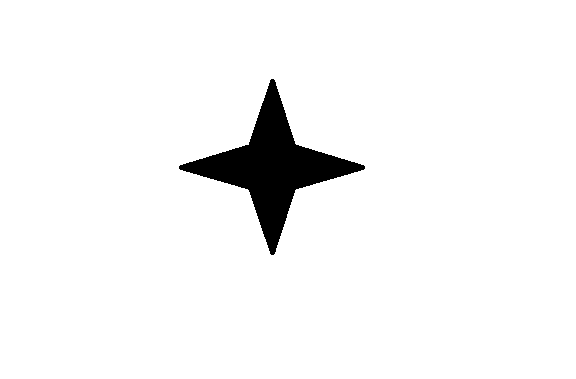
#> input picture Python_Study/OpenCV/image/bounding_rect.png, 576 x 379 px, found by its file name
$ jupyter execute 20_open_cv_Image_Contours_etc.ipynb
#> lines starting #> are read from the running program, lines starting #| are printed output that depends on the picture; after the words box and inside, x2 and y2 are one past the last pixel; in counts of white or black regions, pixels touching at a corner belong together; long printed decimals are rounded
[cell 1]
import cv2
import numpy as np
import matplotlib.pyplot as plt

# Contours More Function
## 1. Convexity Defects
    이전에 Convex Hull을 통해 Contour Points를 모두 포함하는 볼록체에 대해 살펴보았다. 그러면서 cv2.isContourConvex 함수를 통해 Contour에 볼록 결함(Convexity Defect)가 있는지 살펴보기도 하였다. 이번에는 단순히 해당 이미지가 볼록한지 아닌지를 판단하는 것 뿐만 아니라 볼록 결함이 있는, 즉 오목한 지점의 위치를 찾아보자.

    cv2.convexHull 함수를 통해 해당 Contours에서 볼록한 부분을 찾을 수 있다. 필요한 인자로는 points로 2차원 포인터들의 집합을 입력으로 받으며 cv2.findContours 함수로 찾은 Contour의 인자를 주로 사용한다. 여기서 볼록 결함이 있는 부분, Convexity Defects를 찾기 위해서 필요한 인자가 하나 더 있는데 그것이 returnPoints이다.

    returnPoints 인자는 boolean 데이터 형태로, default로 true가 설정되어 있어 반환할 때 convex hull points를 반환한다. 하지만 false로 설정되면 이 convex hull points들이 Contours에 위치해있는 인덱스를 반환한다.

## cv2.convexityDefects(contour, convexhull [, convexityDefects]) → convexityDefects
    convexHull의 returnPoints를 False로 지정하여 반환받은 해당 포인터들의 인덱스를 convexityDefects의 인자로 전달해주면 된다. cv2.convexityDefects함수는 Contour의 볼록 결함을 감지하기 위한 함수로 2가지를 인자로 전달받는다.
    1. contour : convexHull을 진행했던 Contours를 그대로 인자로 받는다.
    2. convexhull : 볼록체를 만든 Contour Points의 인덱스를 포함한 convexHull를 인자로 받는다.

    두 함수를 인자로 받고나면, convexityDefects는 Contour의 각 인덱스마다 다음 4가지를 계산하여 반환한다.
    1. start point : Convex Hull를 이루는 시작 인덱스
    2. end point : Convex Hull를 이루기 위해 그 다음으로 연결되는 점의 인덱스
    3. farthest point : start와 end를 연결한 직선과 가장 멀리 떨어져 있는 Contour 상의 인덱스
    4. approximate distance to farthest point : farthest point와 Convex Hull 사이의 거리

    위 값들을 이용하여 이미지에서 오목한 부분을 시각적으로 나타낼 수 있다.

[cell 2]
img = cv2.imread('bounding_rect.png')
#> img is the input picture: shape (379, 576, 3); 96% white; 1 black region, box (x1, y1, x2, y2) and area: (179, 79, 365, 255) 8814
img_gray = cv2.cvtColor(img, cv2.COLOR_BGR2GRAY)
#> img_gray: shape (379, 576); 96% white; 1 black region
res, thr = cv2.threshold(img_gray, 127, 255, cv2.THRESH_BINARY)
contours, hierarchy = cv2.findContours(thr, cv2.RETR_TREE, cv2.CHAIN_APPROX_SIMPLE)
#> contours = 2 contours; box (x1, y1, x2, y2) and area: (0, 0, 576, 379) 217350, (178, 78, 366, 256) 9088

cnt = contours[1]
#> cnt = contour of 343 points, box (x1, y1, x2, y2) (178, 78, 366, 256), area 9088
hull_points = cv2.convexHull(cnt)
#> hull_points = contour of 12 points, box (x1, y1, x2, y2) (178, 78, 366, 256), area 16932
hull_index = cv2.convexHull(cnt, returnPoints=False)
#> hull_index = [0, 1, 85, 86, 87, 88, 170, 171, 255, 256, 257, 258]
defects = cv2.convexityDefects(cnt, hull_index)
#> defects = [[258, 0, 299, 8236], [1, 85, 44, 8148], [88, 170, 127, 8241], [171, 255, 216, 8153]]

for i in range(defects.shape[0]):
    sp, ep, fp, dist = defects[i][0]
    start = tuple(cnt[sp][0])
    end = tuple(cnt[ep][0])
    far = tuple(cnt[fp][0])
    cv2.line(img, start, end, (0, 255, 0), 2)
    cv2.circle(img, far, 5, (0, 0, 255), -1)
#> this loop made 4 passes
#> (sp, ep, fp, dist, start, end, far) on passes 1 to 4: (258, 0, 299, 8236, (180, 164), (271, 78), (248, 144)), (1, 85, 44, 8148, (273, 78), (363, 164), (296, 144)), (88, 170, 127, 8241, (363, 170), (273, 255), (296, 189)), (171, 255, 216, 8153, (271, 255), (180, 170), (247, 189))
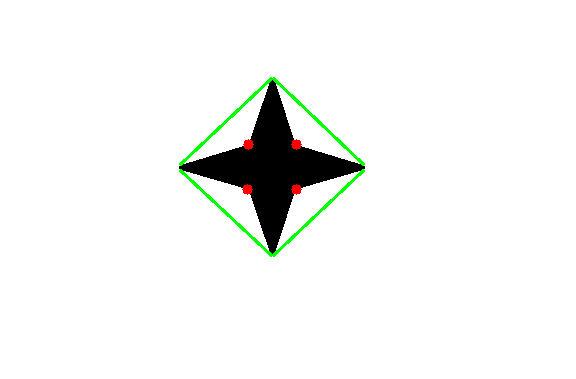
#> img: shape (379, 576, 3); 0.88% of pixels changed, all inside (x1, y1, x2, y2) = (179, 77, 365, 257)

cv2.imshow('image', img)
cv2.waitKey(0)
cv2.destroyAllWindows()

plt.imshow(img)
plt.title('Convexity Defect')
plt.axis('off')
plt.tight_layout()
plt.show()

## 2. Point Polygon Test
    이 함수는 이미지 안의 한 점과 Contour 사이의 가장 짧은 거리를 찾는 함수이다. 이미위의 한 점이 Contour 밖에 있으면 음수 값을, Contour 안에 있으면 양수 값을, Contour 위에 있으면 0을 반환한다.

## pointPolygonTest(contour, pt, measureDist) → retval
    이미지에서 해당 Point가 Contour의 어디에 위치해 있는지 확인하는 함수이다.
    1. contour : Contour Points들을 인자로 받는다.
    2. pt : Contour에 테스트할 Point를 인자로 받는다.
    3. measureDist : boolean 데이터 타입. 이 값이 True로 지정되면 앞서 입력받은 pt로부터 contour의 가장 가까운 경계선까지의 거리를 계산해주고, False로 지정되면 pt가 contour의 안에 위치해 있는지 아닌지만 판단하여 알려준다. (False로 지정되면 point가 contour 안에 있을 경우 1, 바깥에 위치해 있을 경우 -1, contour 경계선 위에 위치해 있으면 0을 반환한다. True로 지정되면 point가 안에 있을 경우 양수, 바깥에 있을 경우 음수, 경계선 위에 있을 경우 0을 반환한다.)

[cell 3]
img = cv2.imread('bounding_rect.png')
img_gray = cv2.cvtColor(img, cv2.COLOR_BGR2GRAY)
res, thr = cv2.threshold(img_gray, 127, 255, cv2.THRESH_BINARY)
contours, hierarchy = cv2.findContours(thr, cv2.RETR_TREE, cv2.CHAIN_APPROX_SIMPLE)

cnt = contours[1]
cv2.drawContours(img, [cnt], -1, (0, 255, 0), 2)

outside = (70, 70)
inside = (280, 180)

dist1 = cv2.pointPolygonTest(cnt, outside, True)
#> dist1 = -144.5
dist2 = cv2.pointPolygonTest(cnt, inside, True)
#> dist2 = 18.03

print('Contour에서 (%d, %d)까지 거리: %.3f' %(outside[0], outside[1], dist1))
#| Contour에서 (70, 70)까지 거리: -144.499
print('Contour에서 (%d, %d)까지 거리: %.3f' %(inside[0], inside[1], dist2))
#| Contour에서 (280, 180)까지 거리: 18.028

cv2.circle(img, outside, 3, (0, 0, 255), -1)
#> img: shape (379, 576, 3); mean B, G, R 243.2, 245.5, 243.2
cv2.circle(img, inside, 3, (255, 0, 255), -1)
#> img: shape (379, 576, 3); mean B, G, R 243.2, 245.5, 243.2

cv2.imshow('image', img)
cv2.waitKey(0)
cv2.destroyAllWindows()

plt.imshow(img)
plt.title('Convexity Defect')
plt.axis('off')
plt.tight_layout()
plt.show()

## 3. Match Shapes
    openCV에서는 2가지 객체나 Contour를 비교하여 닮은 정도를 미터법으로 계산하여 반환하는 함수 cv2.matchShapes()가 있다. 결과값이 낮으면 낮을 수록 두 객체 간 닮은 점이 많다는 뜻이다. 두 도형이 완전히 닮은 꼴이면 0을 반환한다. 이미지의 Hu Moment 값을 사용하여 계산하는데, 계산하는 방법은 method의 인자로 전달한다. (Hu Moment에 대해서 자세히 알고 싶으면 cv2.HuMoments() 혹은 위키피디아의 Image Moment 문서를 참고하면 된다.)

## cv2.matchShapes(contour1, contour2, method, parameter) → retval
    1. contour1 : Contour나 Grayscale 이미지를 인자로 받는다.
    2, contour2 : Contour나 Grayscale 이미지를 인자로 받는다.
    ★. method : 이미지나 Contour의 Hu Moment를 사용하여 계산한다.
        1. cv2.CONTOURS_MATCH_I1
        2. cv2.CONTOURS_MATCH_I2
        3. cv2.CONTOURS_MATCH_I3
        cv::ShapeMatchModes 참고
    4. parameter : 현재는 지원하지 않는 인자로 0.0 값을 입력한다.

[cell 4]
img = cv2.imread('bounding_rect.png')
img_gray = cv2.cvtColor(img, cv2.COLOR_BGR2GRAY)
res, thr = cv2.threshold(img_gray, 127, 255, cv2.THRESH_BINARY)
contours, hierarchy = cv2.findContours(thr, cv2.RETR_TREE, cv2.CHAIN_APPROX_SIMPLE)
cnt1 = contours[1]
#> cnt1 has the same summary as cnt
cv2.drawContours(img, [cnt1], -1, (255, 0, 0), 3)
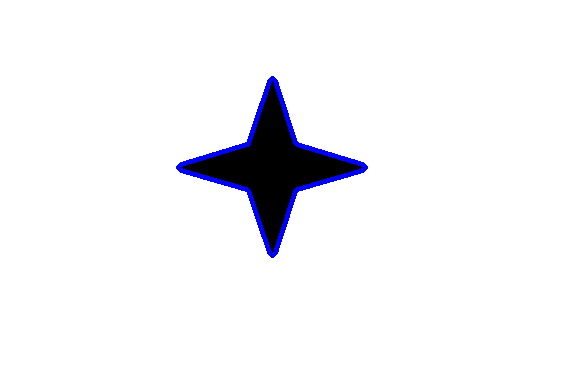
#> img: shape (379, 576, 3); mean B, G, R 246, 242.8, 242.8

img2 = cv2.imread('hangul.jpg')
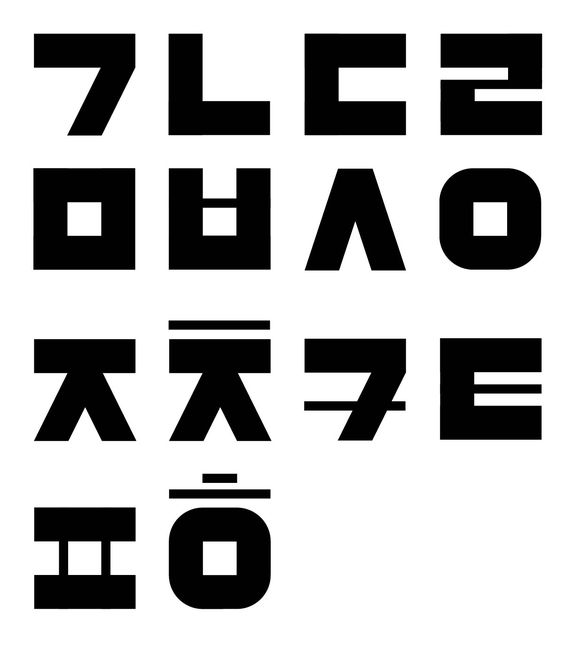
#> input picture Python_Study/OpenCV/image/hangul.jpg, 564 x 668 px, found by its file name
#> img2 is the input picture: shape (668, 564, 3); min 0, max 255, mean 182
img_gray2 = cv2.cvtColor(img2, cv2.COLOR_BGR2GRAY)
res, thr2 = cv2.threshold(img_gray2, 127, 255, cv2.THRESH_BINARY)
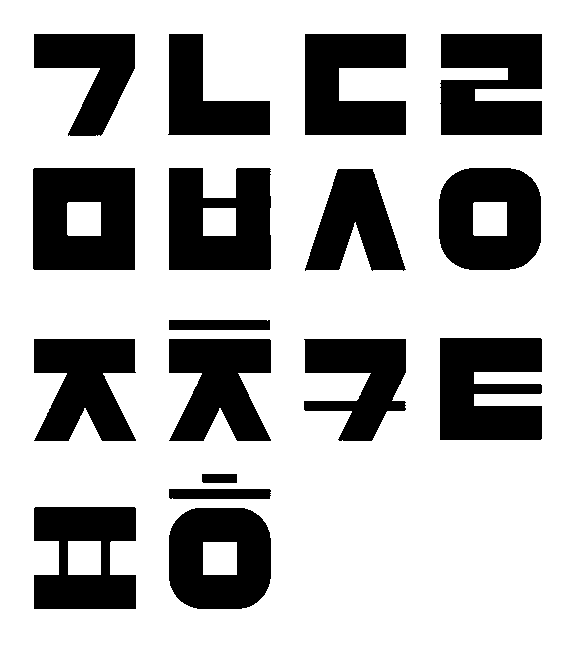
#> thr2: shape (668, 564); 71.2% white; 17 black regions
contours2, hierarchy = cv2.findContours(thr2, cv2.RETR_TREE, cv2.CHAIN_APPROX_SIMPLE)
#> contours2 = 23 contours; largest, box (x1, y1, x2, y2) and area: (0, 0, 564, 668) 375521, (32, 167, 136, 271) 10604, (168, 167, 272, 271) 9590, (438, 167, 542, 271) 9534, (168, 507, 272, 610) 9498

match_list1 = []
for i in range(len(contours2)):
    cnt2 = contours2[i]
    ret = cv2.matchShapes(cnt1, cnt2, cv2.CONTOURS_MATCH_I1, 0.0)
    match_list1.append(ret)
#> this loop made 23 passes
#> ret on passes 2, 4, 6, 7, 8, 9, 10, 11, 12, 13, 14, 15: 0.321, 0.203, 11.78, 1.06, 0.042, 0.145, 0.149, 0.123, 11.64, 0.176, 0.322, 0.295
#> (cnt2, ret) on passes 1, 3, 5, 17: ([[0, 0], [0, 667], [563, 667], [563, 0]], 0.332), ([[203, 542], [203, 574], [236, 574], [236, 542]], 0.352), ([[68, 541], [68, 574], [100, 574], [100, 541]], 0.352), ([[203, 208], [203, 235], [235, 235], [235, 208]], 0.332)
#> after the loop, match_list1 = [0.332, 0.321, 0.352, 0.203, 0.352, 11.78, 1.06, 0.042, 0.145, 0.149, 0.123, 11.64, 0.176, 0.322, 0.295, 0.221, 0.332, 0.295, 0.295, 0.112, 0.0466, 0.541, 0.21]

match_list2 = []
for i in range(len(contours2)):
    cnt2 = contours2[i]
    ret = cv2.matchShapes(cnt1, cnt2, cv2.CONTOURS_MATCH_I2, 0.0)
    match_list2.append(ret)
#> this loop made 23 passes
#> ret on passes 2, 4, 6, 7, 8, 9, 10, 11, 12, 13, 14, 15: 0.162, 0.676, 3.92, 2.64, 0.447, 0.725, 0.754, 0.318, 3.92, 0.827, 0.162, 0.146
#> (cnt2, ret) on passes 1, 3, 5, 17: ([[0, 0], [0, 667], [563, 667], [563, 0]], 0.673), ([[203, 542], [203, 574], [236, 574], [236, 542]], 1.1), ([[68, 541], [68, 574], [100, 574], [100, 541]], 1.1), ([[203, 208], [203, 235], [235, 235], [235, 208]], 0.675)
#> after the loop, match_list2 = [0.673, 0.162, 1.1, 0.676, 1.1, 3.92, 2.64, 0.447, 0.725, 0.754, 0.318, 3.92, 0.827, 0.162, 0.146, 0.166, 0.675, 0.145, 0.146, 0.229, 0.291, 1.99, 1.11]

match_list3 = []
for i in range(len(contours2)):
    cnt2 = contours2[i]
    ret = cv2.matchShapes(cnt1, cnt2, cv2.CONTOURS_MATCH_I3, 0.0)
    match_list3.append(ret)
#> this loop made 23 passes
#> ret on passes 2, 4, 6, 7, 8, 9, 10, 11, 12, 13, 14, 15: 0.255, 0.169, 0.936, 0.69, 0.123, 0.191, 0.199, 0.0754, 0.935, 0.216, 0.256, 0.23
#> (cnt2, ret) on passes 1, 3, 5, 17: ([[0, 0], [0, 667], [563, 667], [563, 0]], 0.22), ([[203, 542], [203, 574], [236, 574], [236, 542]], 0.263), ([[68, 541], [68, 574], [100, 574], [100, 541]], 0.263), ([[203, 208], [203, 235], [235, 235], [235, 208]], 0.22)
#> after the loop, match_list3 = [0.22, 0.255, 0.263, 0.169, 0.263, 0.936, 0.69, 0.123, 0.191, 0.199, 0.0754, 0.935, 0.216, 0.256, 0.23, 0.159, 0.22, 0.23, 0.23, 0.0663, 0.0778, 0.526, 0.296]

max_index = match_list1.index(max(match_list1))
#> max_index = 5
min_index1 = match_list1.index(min(match_list1))
#> min_index1 = 7
min_index2 = match_list2.index(min(match_list2))
#> min_index2 = 17
min_index3 = match_list3.index(min(match_list3))
#> min_index3 = 19
cv2.drawContours(img2, [contours2[max_index]], -1, (0, 255, 0), 3)    # 초록
cv2.drawContours(img2, [contours2[min_index1]], -1, (0, 0, 255), 3)   # 파랑
cv2.drawContours(img2, [contours2[min_index2]], -1, (255, 0, 255), 3) # 보라
cv2.drawContours(img2, [contours2[min_index3]], -1, (0, 255, 255), 3) # 청록
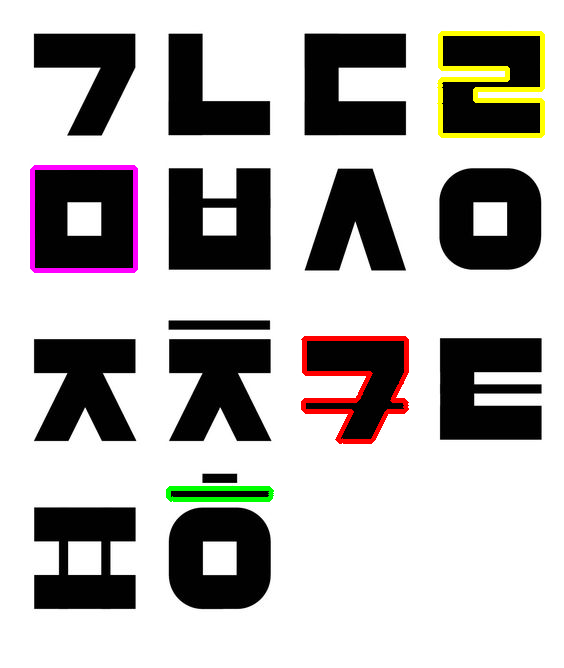
#> img2: shape (668, 564, 3); mean B, G, R 179.6, 181.2, 183.6

print("cv2.CONTOURS_MATCH_I1 사용 결과 :", min_index1, "번째 인덱스, ", min(match_list1))
#| cv2.CONTOURS_MATCH_I1 사용 결과 : 7 번째 인덱스,  0.04204
print("cv2.CONTOURS_MATCH_I2 사용 결과 :", min_index2, "번째 인덱스, ", min(match_list2))
#| cv2.CONTOURS_MATCH_I2 사용 결과 : 17 번째 인덱스,  0.1454
print("cv2.CONTOURS_MATCH_I3 사용 결과 :", min_index3, "번째 인덱스, ", min(match_list3))
#| cv2.CONTOURS_MATCH_I3 사용 결과 : 19 번째 인덱스,  0.06635

plt.figure(figsize=(8, 8))
plt.subplot(1, 2, 1)
plt.imshow(img)
plt.title('Original')
plt.axis('off')

plt.subplot(1, 2, 2)
plt.imshow(img2)
plt.title('Match Shapes')
plt.axis('off')
plt.tight_layout()
plt.show()
#> figure, not shown here; B, G, R data is drawn as R, G, B
